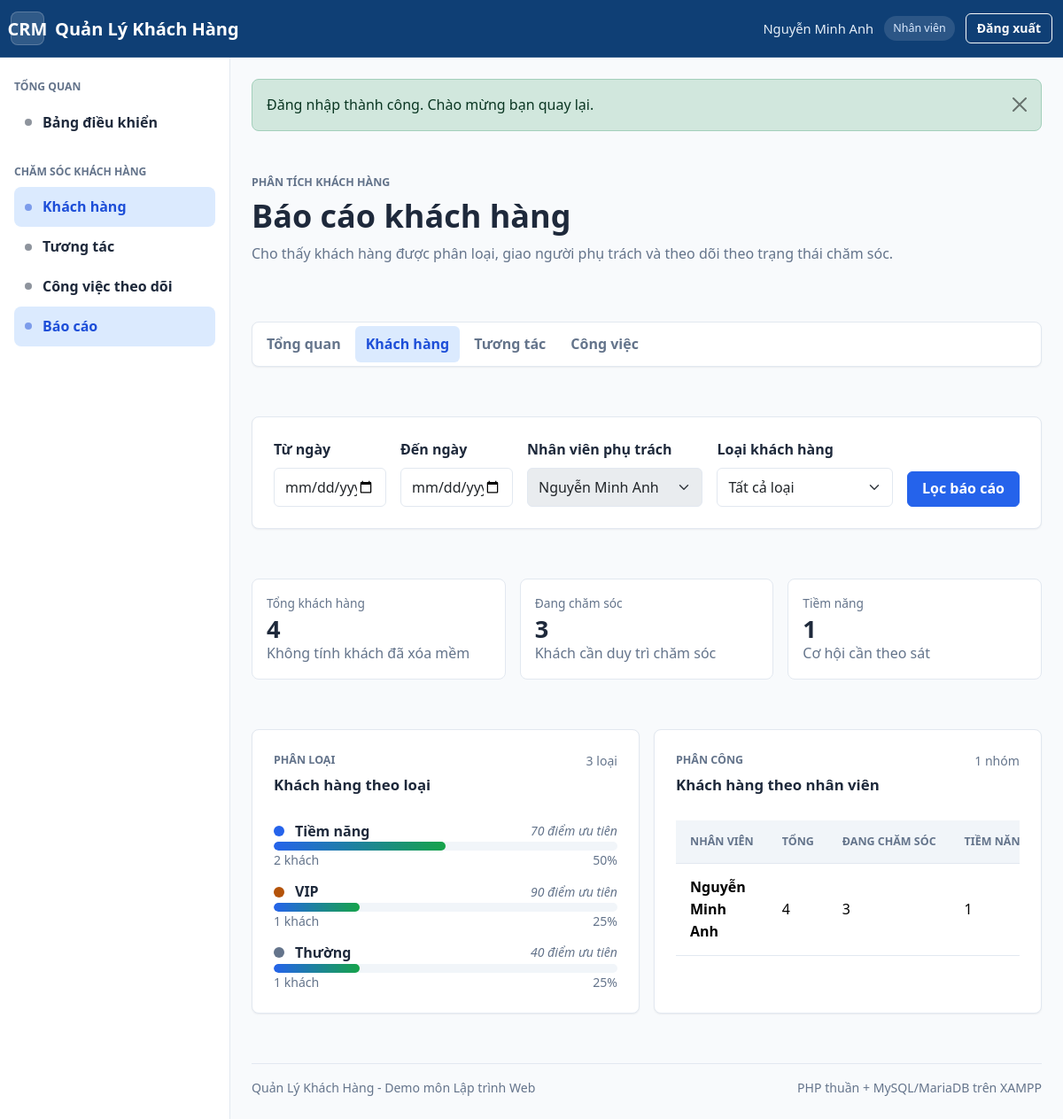
Page /bao-cao/khach-hang.php (signed in) on the earlier database version.
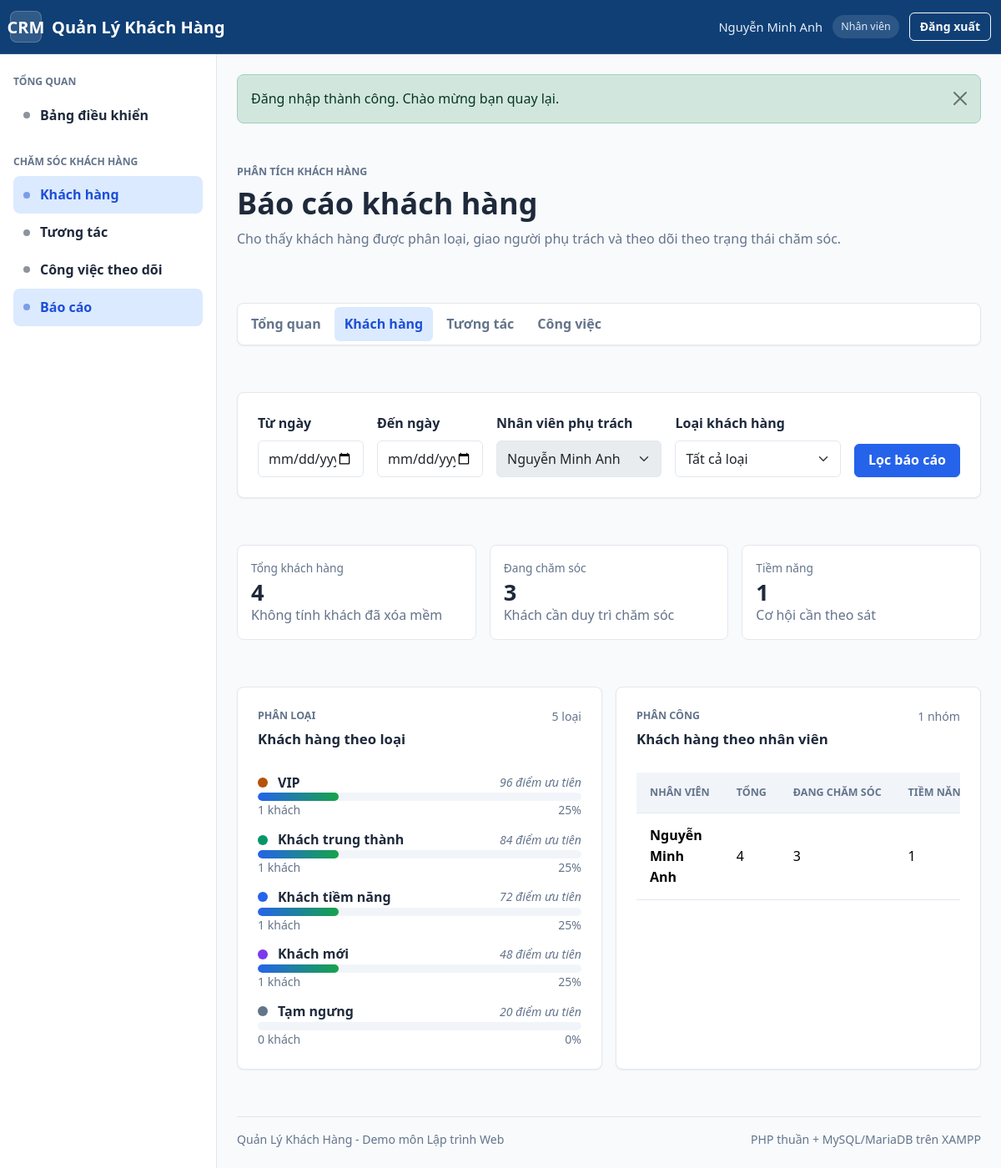
Same page on the later database version.
### tables this page shows
CREATE TABLE `users` (
    `id` INT UNSIGNED NOT NULL AUTO_INCREMENT,
    `full_name` VARCHAR(120) NOT NULL,
    `username` VARCHAR(50) NOT NULL,
    `email` VARCHAR(191) NOT NULL,
    `phone` VARCHAR(32) NULL,
    `password_hash` VARCHAR(255) NOT NULL,
    `role` ENUM('admin', 'staff') NOT NULL DEFAULT 'staff',
    `status` ENUM('active', 'locked') NOT NULL DEFAULT 'active',
    `last_login_at` DATETIME NULL,
    `created_at` DATETIME NOT NULL DEFAULT CURRENT_TIMESTAMP,
    `updated_at` DATETIME NOT NULL DEFAULT CURRENT_TIMESTAMP ON UPDATE CURRENT_TIMESTAMP,
    PRIMARY KEY (`id`),
    UNIQUE KEY `uq_users_username` (`username`),
    UNIQUE KEY `uq_users_email` (`email`),
    KEY `idx_users_role_status` (`role`, `status`),
    KEY `idx_users_status` (`status`),
    KEY `idx_users_last_login_at` (`last_login_at`)
);

CREATE TABLE `customer_types` (
    `id` INT UNSIGNED NOT NULL AUTO_INCREMENT,
    `name` VARCHAR(80) NOT NULL,
    `description` VARCHAR(255) NULL,
    `priority_score` TINYINT UNSIGNED NOT NULL DEFAULT 0,
    `color` VARCHAR(20) NOT NULL DEFAULT '#64748b',
    `is_active` TINYINT(1) NOT NULL DEFAULT 1,
    `created_at` DATETIME NOT NULL DEFAULT CURRENT_TIMESTAMP,
    `updated_at` DATETIME NOT NULL DEFAULT CURRENT_TIMESTAMP ON UPDATE CURRENT_TIMESTAMP,
    PRIMARY KEY (`id`),
    UNIQUE KEY `uq_customer_types_name` (`name`),
    KEY `idx_customer_types_active` (`is_active`),
    KEY `idx_customer_types_priority_score` (`priority_score`)
);

### dung-chung/ham-xac-thuc.php (called while the page is built, shortened)
<?php
function da_dang_nhap(): bool
{
    return isset($_SESSION['nguoi_dung']) && !phien_dang_nhap_het_han();
}
function nguoi_dung_hien_tai(): ?array
{
    return $_SESSION['nguoi_dung'] ?? null;
}
function phien_dang_nhap_het_han(): bool
{
    return time() - (int) $_SESSION['hoat_dong_cuoi'] > THOI_GIAN_HET_HAN_SESSION;
}

### cau-hinh/ket-noi-csdl.php (called while the page is built, shortened)
<?php
function lay_ket_noi_csdl(): PDO
{
    static $pdo = null;
    if ($pdo instanceof PDO) {
        return $pdo;
    }
    $dsn = sprintf(
        'mysql:host=%s;port=%d;dbname=%s;charset=%s',
        DB_HOST,
        DB_PORT,
        DB_NAME,
        DB_CHARSET
    );
    try {
        $pdo = new PDO($dsn, DB_USERNAME, DB_PASSWORD, [
            PDO::ATTR_ERRMODE => PDO::ERRMODE_EXCEPTION,
            PDO::ATTR_DEFAULT_FETCH_MODE => PDO::FETCH_ASSOC,
            PDO::ATTR_EMULATE_PREPARES => false,
            PDO::MYSQL_ATTR_INIT_COMMAND => 'SET NAMES ' . DB_CHARSET,
        ]);
        $pdo->exec('SET NAMES ' . DB_CHARSET . ' COLLATE ' . lay_collation_ket_noi($pdo));
    } catch (PDOException $exception) {
        throw new RuntimeException('Không thể kết nối cơ sở dữ liệu.', 0, $exception);
    }
    return $pdo;
}
function lay_collation_ket_noi(PDO $pdo): string
{
    $collations = [DB_COLLATION, DB_FALLBACK_COLLATION];
    $stmt = $pdo->prepare(
        'SELECT COLLATION_NAME
         FROM information_schema.COLLATIONS
         WHERE CHARACTER_SET_NAME = :charset
           AND COLLATION_NAME = :collation
         LIMIT 1'
    );
    foreach ($collations as $collation) {
        $stmt->execute([
            'charset' => DB_CHARSET,
            'collation' => $collation,
        ]);
        if ($stmt->fetchColumn()) {
            return $collation;
        }
    }
    return DB_FALLBACK_COLLATION;
}

### dung-chung/ham-csdl.php (called while the page is built, shortened)
<?php
require_once __DIR__ . '/../cau-hinh/ket-noi-csdl.php';
function chay_truy_van(string $sql, array $thamSo = []): PDOStatement
{
    $stmt = lay_ket_noi_csdl()->prepare($sql);
    $stmt->execute($thamSo);
    return $stmt;
}
function lay_nhieu_dong(string $sql, array $thamSo = []): array
{
    return chay_truy_van($sql, $thamSo)->fetchAll();
}

### bao-cao/ham-bo-loc-bao-cao.php (called while the page is built, shortened)
<?php
function lay_bo_loc_bao_cao(): array
{
    $nguoiDung = nguoi_dung_hien_tai();
    $laAdmin = ($nguoiDung['vai_tro'] ?? '') === VAI_TRO_ADMIN;
    $tuNgay = ngay_bao_cao_hop_le((string) gia_tri_get('tu_ngay', ''));
    $denNgay = ngay_bao_cao_hop_le((string) gia_tri_get('den_ngay', ''));
    return [
        'tu_ngay' => $tuNgay,
        'den_ngay' => $denNgay,
        'staff_id' => $laAdmin ? max(0, (int) gia_tri_get('staff_id', 0)) : (int) ($nguoiDung['id'] ?? 0),
        'customer_type_id' => max(0, (int) gia_tri_get('customer_type_id', 0)),
    ];
}
function ngay_bao_cao_hop_le(string $ngay): string
{
    if ($ngay === '') {
        return '';
    }
    $dt = DateTime::createFromFormat('Y-m-d', $ngay);
    return $dt && $dt->format('Y-m-d') === $ngay ? $ngay : '';
}
function lay_lua_chon_nhan_vien_bao_cao(): array
{
    $nguoiDung = nguoi_dung_hien_tai();
    if (($nguoiDung['vai_tro'] ?? '') !== VAI_TRO_ADMIN) {
        return lay_nhieu_dong(
            "SELECT id, full_name FROM users WHERE id = :id AND role = 'staff'",
            ['id' => (int) ($nguoiDung['id'] ?? 0)]
        );
    }
    return lay_nhieu_dong("SELECT id, full_name FROM users WHERE role = 'staff' ORDER BY full_name ASC");
}
function dieu_kien_loc_khach_hang_bao_cao(array $boLoc, string $biDanh = 'c', string $tienTo = 'bc'): array
{
    $sql = '';
    $thamSo = [];
    if ((int) ($boLoc['staff_id'] ?? 0) > 0) {
        $sql .= " AND {$biDanh}.assigned_user_id = :{$tienTo}_staff_id";
        $thamSo["{$tienTo}_staff_id"] = (int) $boLoc['staff_id'];
    }
    return ['sql' => $sql, 'tham_so' => $thamSo];
}
function dieu_kien_ngay_bao_cao(array $boLoc, string $cot, string $tienTo): array
{
    $sql = '';
    $thamSo = [];
    return ['sql' => $sql, 'tham_so' => $thamSo];
}

### dung-chung/ham-chung.php (called while the page is built, shortened)
<?php
function e(mixed $giaTri): string
{
    return htmlspecialchars((string) ($giaTri ?? ''), ENT_QUOTES | ENT_SUBSTITUTE, 'UTF-8');
}
function duong_dan(string $duongDan = ''): string
{
    return rtrim(DUONG_DAN_GOC, '/') . '/' . ltrim($duongDan, '/');
}
function gia_tri_get(string $khoa, mixed $macDinh = null): mixed
{
    return $_GET[$khoa] ?? $macDinh;
}

### bao-cao/du-lieu-bao-cao.php (called while the page is built, shortened)
<?php
require_once __DIR__ . '/ham-bo-loc-bao-cao.php';
require_once __DIR__ . '/ham-tien-ich-bao-cao.php';
function lay_khach_hang_theo_loai_bao_cao(array $boLoc = []): array
{
    $loc = dieu_kien_loc_khach_hang_bao_cao($boLoc, 'c', 'type_customer');
    $ngay = dieu_kien_ngay_bao_cao($boLoc, 'c.created_at', 'type_customer');
    return lay_nhieu_dong(
        "SELECT ct.id, ct.name, ct.color, ct.priority_score,
            COUNT(c.id) AS total,
            SUM(CASE WHEN c.status = 'active' THEN 1 ELSE 0 END) AS active_count,
            SUM(CASE WHEN c.status = 'potential' THEN 1 ELSE 0 END) AS potential_count,
            SUM(CASE WHEN c.status = 'inactive' THEN 1 ELSE 0 END) AS inactive_count
         FROM customer_types ct
         LEFT JOIN customers c ON c.customer_type_id = ct.id AND c.deleted_at IS NULL{$loc['sql']}{$ngay['sql']}
         GROUP BY ct.id, ct.name, ct.color, ct.priority_score
         ORDER BY total DESC, ct.priority_score DESC, ct.name ASC",
        $loc['tham_so'] + $ngay['tham_so']
    );
}

### bao-cao/ham-tien-ich-bao-cao.php (called while the page is built, shortened)
<?php
function ti_le_bao_cao(int|float $giaTri, int|float $tong): int
{
    return $tong > 0 ? (int) round(($giaTri / $tong) * 100) : 0;
}
function tong_cot_bao_cao(array $dong, string $cot = 'total'): int
{
    return array_reduce($dong, static fn (int $tong, array $muc): int => $tong + (int) ($muc[$cot] ?? 0), 0);
}
function mau_bao_cao_an_toan(?string $mau): string
{
    return preg_match('/^#[0-9a-fA-F]{6}$/', (string) $mau) ? (string) $mau : '#64748b';
}

### bao-cao/khach-hang.php (the view, shortened to what the rows shown need)
<?php
$tieuDe = 'Báo cáo khách hàng';
try {
    require_once __DIR__ . '/du-lieu-bao-cao.php';
    $boLocBaoCao = lay_bo_loc_bao_cao();
    $danhSachNhanVienBaoCao = lay_lua_chon_nhan_vien_bao_cao();
    $theoLoai = lay_khach_hang_theo_loai_bao_cao($boLocBaoCao);
    $tongKhach = tong_cot_bao_cao($theoLoai);
} catch (Throwable) {
    hien_thi_loi_du_lieu($tieuDe, 'Không thể tải báo cáo khách hàng. Vui lòng kiểm tra kết nối cơ sở dữ liệu và dữ liệu demo.');
}
require __DIR__ . '/../giao-dien/dau-trang.php';
?>
<div class="page-header">
    <div>
        <h1 class="page-title">Báo cáo khách hàng</h1>
    </div>
</div>
<section class="report-grid-two">
    <article class="surface-card">
        <div class="report-section-heading">
            <div>
                <h2 class="card-title">Khách hàng theo loại</h2>
            </div>
        </div>
        <div class="report-stack">
            <?php foreach ($theoLoai as $dong): ?>
                <?php $tyLe = ti_le_bao_cao((int) $dong['total'], max(1, $tongKhach)); ?>
                <div class="report-bar-row">
                    <div class="report-row-title">
                        <span class="report-color-dot" style="background: <?= e(mau_bao_cao_an_toan($dong['color'])) ?>"></span>
                        <strong><?= e($dong['name']) ?></strong>
                        <em><?= e((string) $dong['priority_score']) ?> điểm ưu tiên</em>
                    </div>
                    <div class="report-progress"><span style="width: <?= e((string) $tyLe) ?>%"></span></div>
                    <div class="report-row-meta">
                        <span><?= e((string) $dong['total']) ?> khách</span>
                        <span><?= e($tyLe . '%') ?></span>
                    </div>
                </div>
            <?php endforeach; ?>
        </div>
    </article>
    <article class="surface-card">
        <div class="report-section-heading">
            <div>
                <h2 class="card-title">Khách hàng theo nhân viên</h2>
            </div>
        </div>
        <div class="table-responsive">
            <table class="table align-middle">
                <thead>
                    <tr>
                        <th>Nhân viên</th>
                        <th>Tổng</th>
                        <th>Đang chăm sóc</th>
                        <th>Tiềm năng</th>
                    </tr>
                </thead>
            </table>
        </div>
    </article>
</section>
<?php require __DIR__ . '/../giao-dien/cuoi-trang.php'; ?>

### giao-dien/thanh-dieu-huong.php (shortened to what the rows shown need)
<nav class="navbar navbar-expand-lg app-navbar">
    <div class="container-fluid">
        <div class="navbar-actions">
            <?php if (da_dang_nhap()): ?>
                <?php $nguoiDung = nguoi_dung_hien_tai(); ?>
                <?php $vaiTro = ($nguoiDung['vai_tro'] ?? '') === VAI_TRO_ADMIN ? 'Quản trị' : 'Nhân viên'; ?>
                <span class="navbar-user"><?= e($nguoiDung['ho_ten'] ?: $nguoiDung['ten_dang_nhap']) ?></span>
                <span class="navbar-role"><?= e($vaiTro) ?></span>
                <form class="d-inline" method="post" action="<?= e(duong_dan('dang-xuat.php')) ?>">
                    <button class="btn btn-outline-light btn-sm" type="submit">Đăng xuất</button>
                </form>
            <?php else: ?>
                <a class="btn btn-outline-light btn-sm" href="<?= e(duong_dan('dang-nhap.php')) ?>">Đăng nhập</a>
            <?php endif; ?>
        </div>
    </div>
</nav>

Differences in the rows shown:
changed customer_types "VIP": priority_score "90" → "96"; moves up the list
changed customer_types: color "#2563eb" → "#059669" (drawn); name "Tiềm năng" → "Khách trung thành"; priority_score "70" → "84"; $tyLe 50 → 25 (drawn); total "2" → "1"; tyLe "50%" → "25%"
changed customer_types: color "#64748b" → "#2563eb" (drawn); name "Thường" → "Khách tiềm năng"; priority_score "40" → "72"
added customer_types: name "Khách mới", priority_score "48", total "1", tyLe "25%"
added customer_types: name "Tạm ngưng", priority_score "20", total "0", tyLe "0%"
Other differences:
count($theoLoai): "3" → "5"
